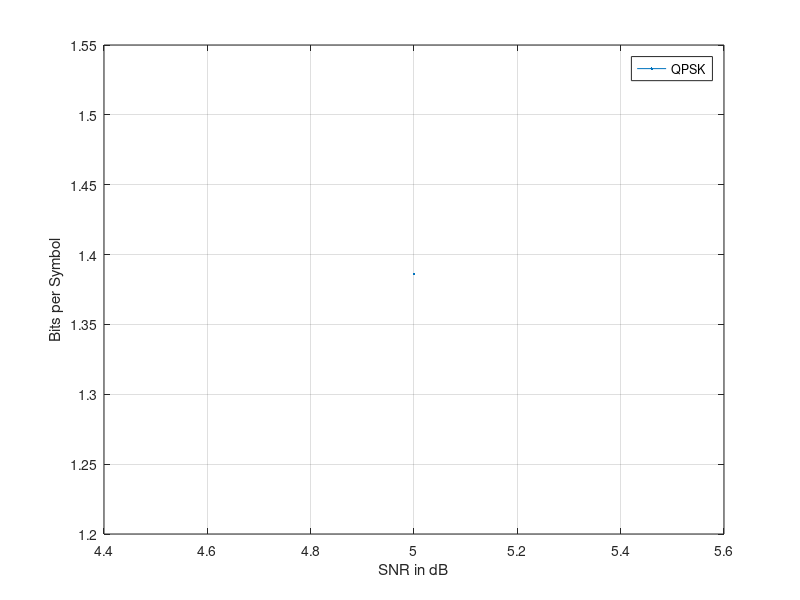

MATLAB code for this plot:
%% Cleanup and Initilization
clear all;

%% Inputs

prompt1 = 'Number Of Samples:  ';
N = input(prompt1);
prompt2 = 'SNR_minimum:  ';
snr_min = input(prompt2);
prompt3 = 'SNR_maximum:  ';
snr_max = input(prompt3);

%% QPSK Capacity


h_Noise = log2(pi*exp(1));                                                              
snr = snr_min:1:snr_max;
snr_power = 10.^(snr/10);
cap_QPSK = [];


for power = 1:length(snr)
Amplitude_symbols = sqrt(snr_power(power));                                % Scaling of Amlitude through SNR  
bits = round(4*rand(N,1));                                                 % random bits created for phaseshift (between 0-4 int)
QPSK_symbols = Amplitude_symbols * exp(1i*(2*pi/4)*bits);                  % points shift by 90° to create QPSK
Noise = (1/sqrt(2))*(randn(N,1)+1i*randn(N,1));                            % add complex noise
Y   = QPSK_symbols + Noise;                                                  % Y = X + N
Y_t = transpose(Y);
X = Amplitude_symbols * exp(1i*(2*pi/4)*(1:4));                            % create (0,1),(0,-1),(-1,0),(1,0)
X_t = transpose(X);

%abs(y-xi)^2
x = repmat(X_t,1,N);                                                       % duplicate X symbols into a 4xN matrix
y = repmat(Y_t,4,1);                                                       % duplicate received symbols into a 4xN matrix
s = -(abs(y - x)).^2;                                                      % calculate difference for probability calculation

%h_signal
prob_Y = (1/(4*pi))*sum(exp(s),1);                                         % probability calculation
h_Y = (sum(-log2(prob_Y)))/N;                                              % entropy of received signal
cap_QPSK(power) = (h_Y - h_Noise);                                         % capacity
end
plot (snr,cap_QPSK);
hold on;
xlabel('SNR in dB');
ylabel('Bits per Symbol');
legend('QPSK');
grid on;